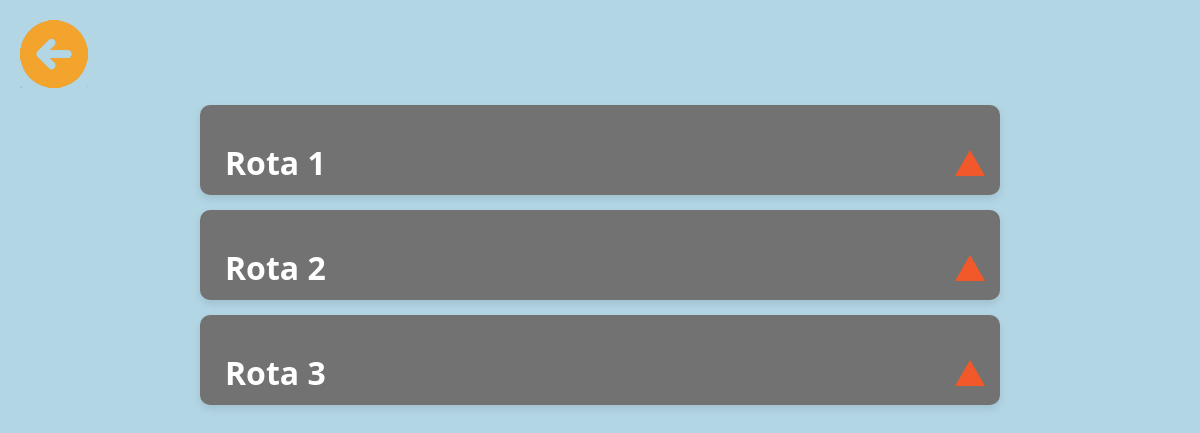
Page /public/crud_rotas/rotas.php on the committed database.
### tables this page shows
CREATE TABLE rota(
    id_rota INT PRIMARY KEY AUTO_INCREMENT,
    nome_rota VARCHAR(45),
    estacao_origem VARCHAR(45),
    estacao_destino VARCHAR(45),
    distancia FLOAT,
    intensidade_movimento ENUM('alta', 'baixa', 'media'),
    horario_funcionamento VARCHAR(50)
);

### public/crud_rotas/rotas.php (the view, shortened to what this page needs)
<html lang="pt-br">
<head>
    <link rel="stylesheet" href="../../style/style.css">
</head>
<body style="overflow-y: scroll;">
    <header style="background-color: rgba(0, 0, 255, 0);">
        <img src="../../assets/seta.png" alt="" class="voltarICON" onclick="voltar()">
    </header>
    <main>
        <?php
        include '../../db.php';
        $sql = "SELECT * FROM rota ";
        $result = $mysqli->query($sql);
        while ($row = $result->fetch_assoc()) {
            echo "
                <div class='ContainerTren'>
                    <div class='BoxStatus' onclick='abrir(this)'>
                        <div class='caixaTriangulo'>
                            <div class='flex2'>
                                <div class='bloco'>
                                    <br>
                                </div>
                                <h1>Rota {$row['id_rota']}</h1>
                            </div>
                            <img src='../../assets/trianguloICON.png' alt='' class='triangulo'>
                        </div>
                            <p>Nome da rota: {$row['nome_rota']}</p>
                            <p>Estação de origem: {$row['estacao_origem']}</p>
                            <p>Estação de destino: {$row['estacao_destino']}</p>
                            <p>Distãncia rota: {$row['distancia']}</p>
                            <p>Intensidade de movimento: {$row['intensidade_movimento']}</p>
                            <p>Horário de funcionamento: {$row['horario_funcionamento']}</p>
                            <div class='EditarButton'>
                            <a href='update_rota.php?id={$row['id_rota']}'>Editar<a>
                            </div>
                        </div>
                    </div>
                </div>
            ";
        }
        ?>
    </main>
</body>
</html>

### style/style.css (style rules this page uses)
body { margin: 0; padding: 0; background-color: #B3D6E5; font-family: 'Segoe UI', Tahoma, Geneva, Verdana, sans-serif; }
header { background-color: #4AB9D2; width: 100%; height: 90px; height: 90px; }
.flex2 { display: flex; align-items: center; }
.voltarICON { margin: 20px; height: 75%; }
.EditarButton { background-color: greenyellow; text-align: center; margin-left: 4%; padding: 1%; margin-top: 5px; color: white; text-decoration: none; border-radius: 20px; width: 80px; }
.ContainerTren { margin: 15px auto; max-width: 800px; background: rgb(114, 114, 114); border-radius: 10px; box-shadow: 0 4px 8px rgba(0, 0, 0, 0.1); overflow: hidden; transition: all 0.3s ease; color: #fff; }
.BoxStatus { padding: 15px; cursor: pointer; transition: background-color 0.3s ease; height: 60px; overflow: hidden; }
.caixaTriangulo { display: flex; justify-content: space-between; align-items: center; }
.flex2 { display: flex; align-items: center; gap: 10px; }
.triangulo { width: 20px; height: 20px; transition: transform 0.3s ease; }
.triangulo { width: 30px; height: 30px; }

### rows in the picture
rota: id_rota "1"
rota: id_rota "2"
rota: id_rota "3"
